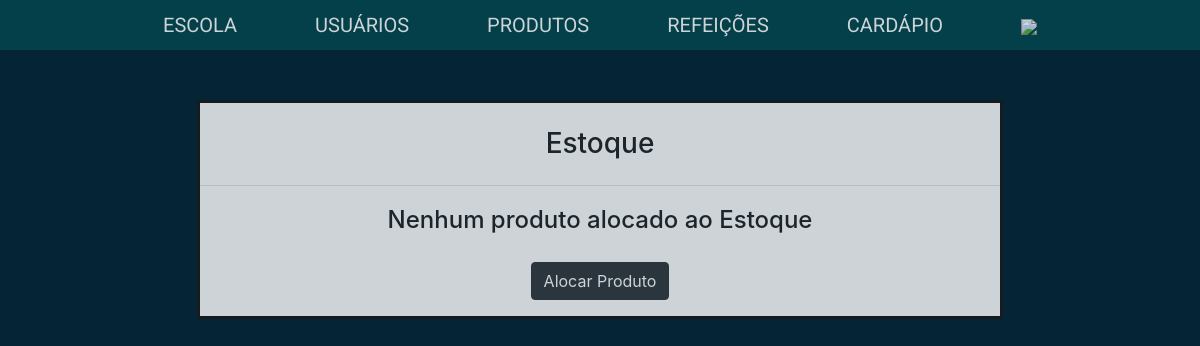
The page /sec-educacao/escola/estoque/estoque.php?id=1 (signed in) on the database as committed earlier.
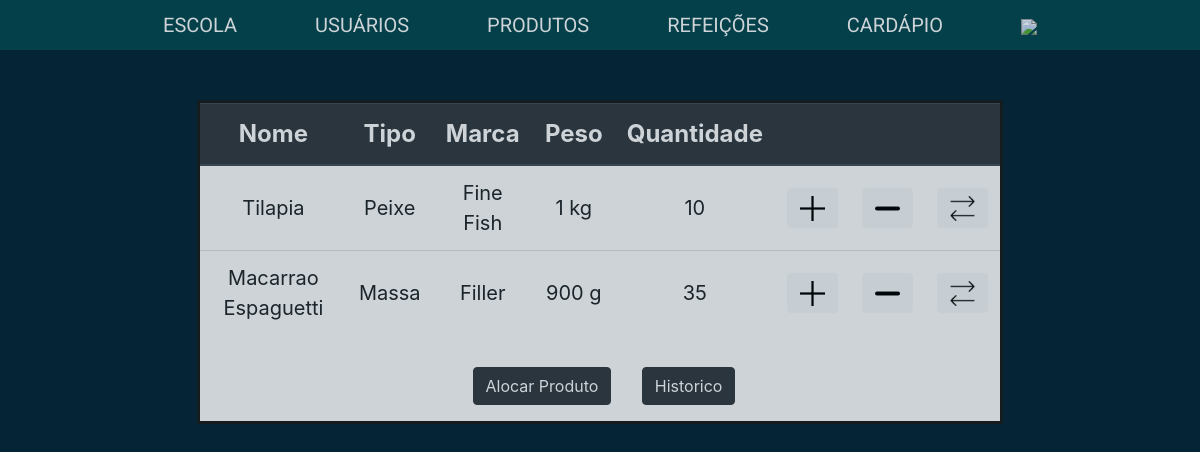
The same page on the database as committed later.
### tables this page shows
create table Estoque (
    estoque_id int primary key auto_increment,
    escola_id int references Escola(id),
    produto_id int references Produto(id),
    estoqueTransf_id int,
    quantidade int,
    quantAlterada int,
    data datetime,
    usuario_id int,
    tipoUsuario enum('SecEdu', 'SecEsc', 'Nut'),
    acao enum('Adicionado', 'Retirado', 'TransfRed', 'TransfAdd'),
    status boolean
);

create table Produto (
    id int primary key auto_increment,
    nomeProduto varchar(64),
    marca varchar(64),
    peso decimal,
    tipoDePeso_id int references TipoDePeso(id),
    tipoDeProduto_id int references TipoDeProduto(id)
);

create table TipoDeProduto(
    id int primary key auto_increment,
    nomeTipoProduto varchar(64)
);

create table TipoDePeso(
    id int primary key auto_increment,
    nomeTipoPeso varchar(64)
);

### sec-educacao/escola/estoque/estoque.php (the view, shortened to what this page needs)
<?php
require_once "../../../funcoes-de-cabecalho.php";
require_once "../../../conexao.php";
$selectEstoque = "select Estoque.estoque_id, Produto.id, Produto.nomeProduto, TipoDeProduto.nomeTipoProduto, Produto.marca, Produto.peso, TipoDePeso.nomeTipoPeso, Estoque.quantidade from Estoque "
        . "inner join Produto on Estoque.produto_id = Produto.id "
        . "inner join TipoDePeso on Produto.tipoDePeso_id = TipoDePeso.id "
        . "inner join TipoDeProduto on Produto.tipoDeProduto_id = TipoDeProduto.id "
        . "where escola_id =" . $_SESSION["idEscola"] . " and status = 1 order by Estoque.data desc";
$queryEstoque = mysqli_query($conexao, $selectEstoque);
if(mysqli_num_rows($queryEstoque) >= 1){
    echo "<table class='table'>"
     . "<thead class='thead-dark'>"
     . "<tr>"
     . "<th>Nome</th>"
     . "<th>Tipo</th>"
     . "<th>Marca</th>"
     . "<th>Peso</th>"
     . "<th>Quantidade</th>"
     . "<th colspan='3'></th>"
     . "</tr>"
     . "</thead>"
     . "<tbody>";
    while ($table = mysqli_fetch_array($queryEstoque)) {
        $idEstoque = $table['estoque_id'];
        $nomeProduto = $table['nomeProduto'];
        $nomeTipoProduto = $table['nomeTipoProduto'];
        $marca = $table['marca'];
        $peso = $table['peso'];
        $nomeTipoPeso = $table['nomeTipoPeso'];
        $quantidade = $table['quantidade'];
        echo "<tr>"
        . "<td>$nomeProduto</td>"
        . "<td >$nomeTipoProduto</td>"
        . "<td>$marca</td>"
        . "<td>$peso $nomeTipoPeso</td>"
        . "<td>$quantidade</td>"
        . "<td><button class='btn btn-light alocar-produto' value='$idEstoque'><img src='../../../estilo/icones/add.png' width='25px'/></button></td>"
        . "<td><button class='btn btn-light reduzir-produto' value='$idEstoque'><img src='../../../estilo/icones/reduce.png' width='25px'/></button></td>"
        . "<td><button class='btn btn-light transferir-produto' value='$idEstoque'><img src='../../../estilo/icones/transfer.png' width='25px'/></button></td>"
        . "</tr>";
    }
    echo "</tbody>"
     . "</table>";
} else {
    echo "<h3>Estoque</h3>"
    . "<hr>"
    . "<div class='my-2'>Nenhum produto alocado ao Estoque</div>";
}
?>
<button class="btn btn-dark m-3" id="buttonAdicionar">Alocar Produto</button>
<?php
    if(mysqli_num_rows($queryEstoque) >= 1){
        echo "<a class='btn btn-dark m-2 buttonLink' href='movimentacoes.php' id='buttonHistorico'>Historico</a>";
    }
?>

Rows that differ between the two databases and show on the page:
added estoque: produto.nomeProduto "Tilapia", tipodeproduto.nomeTipoProduto "Peixe", produto.marca "Fine Fish", produto.peso "1", tipodepeso.nomeTipoPeso "kg", quantidade "10", $idEstoque 5 (drawn)
added estoque: produto.nomeProduto "Macarrao Espaguetti", tipodeproduto.nomeTipoProduto "Massa", produto.marca "Filler", produto.peso "900", tipodepeso.nomeTipoPeso "g", quantidade "35", $idEstoque 3 (drawn)
Other text that changed with them:
text no longer shown: "Estoque Nenhum produto alocado ao Estoque"
text now shown: "Nome Tipo Marca Peso Quantidade Historico"
